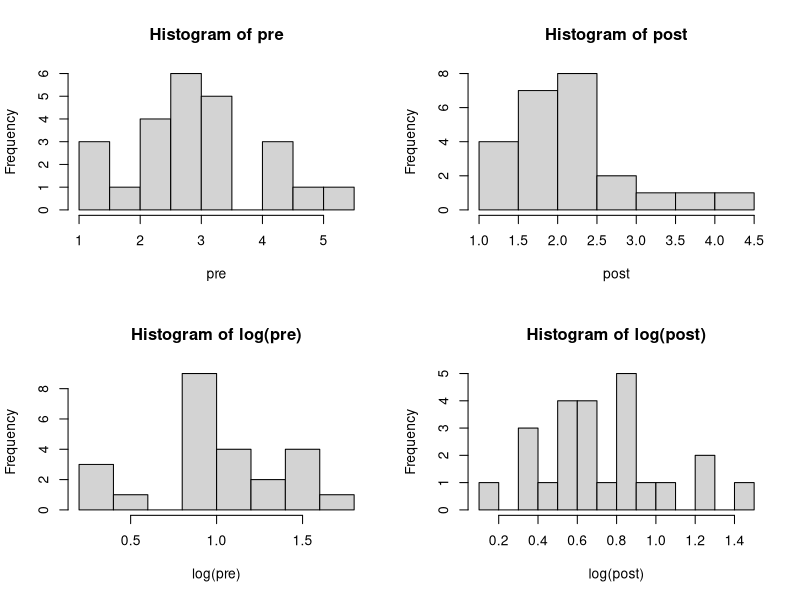

Recreate this plot in R.
## ---- chunk 1
knitr::opts_chunk$set(echo = TRUE)
## ---- chunk 2
#####################################################################
# plasma triglyceride levels in the population (mg/ml)
# borderline high = 2-4 vs. normal < 2
# testing before and after diet and exercise changes (expect a decrease)
pre = c(2.55,3.38,2.37,4.11,3.27,2.58,4.20,3.22,5.10,2.62,3.06,1.23,2.27,2.24,1.39,2.63,2.61,4.30,1.46,3.35,2.79,2.42,4.63,1.57)
post = c(1.59,3.51,1.44,2.32,1.75,1.67,1.90,1.37,2.72,1.80,2.40,2.01,2.41,1.38,1.18,4.31,2.09,2.32,2.63,2.25,1.71,2.01,1.95,3.46)
#####################################################################
## ---- chunk 3

# check distributions of original data with histograms (breaks = 10)
par(mfrow=c(2,2))
hist(pre,breaks=10)
hist(post,breaks=10)

# check distributions after log-transformation
hist(log(pre),breaks=10)
hist(log(post),breaks=10)

# Shapiro-Wilk tests
shapiro.test(pre)
shapiro.test(post)
## ---- chunk 4

## do t-tests using the original and transformed data
t.test(post,pre,paired=T)
t.test(log(post),log(pre),paired=T)
## ---- chunk 5

## compute the 95% CI for the two samples in their original units

#####################################################################
# post-treatment -- by hand!
mean_prime = mean(log(post))
sd_prime = sqrt( sum( (log(post) - mean_prime)^2 /(length(post)-1)) )
se_prime = sd_prime/sqrt(length(post))
tcrit = qt(0.975,df=length(post))
tcrit
ci_post = c(mean_prime - tcrit*se_prime, mean_prime + tcrit*se_prime)
ci_post
ci_post_orig = exp(ci_post)
ci_post_orig

# post-treatment from t-test
t_post = t.test(log(post),mu=mean(log(pre)))
t_post
ci95_post_log = t_post$conf.int[1:2]
ci95_post = exp(ci95_post_log)
ci95_post

#####################################################################
# pre-treatment from t-test
t_pre = t.test(log(pre),mu=mean(log(pre)))
t_pre
ci95_pre_log = t_pre$conf.int[1:2]
ci95_pre_log
ci95_pre = exp(ci95_pre_log)
ci95_pre
## ---- chunk 6
# sign test for the triglyceride data

# difference in the two samples
tri_diff = post - pre

neg_count = sum(tri_diff < 0)
neg_count
pos_count = sum(tri_diff > 0)
test_stat = ifelse(neg_count < pos_count, neg_count, pos_count)

# binomial probability of seeing neg_count or more
prob_obs = pbinom(test_stat, length(tri_diff), prob=0.5)

# total two-tailed probability
2*prob_obs
## ---- chunk 7
# compute paired log differences
log_tri_diff = log(post) - log(pre)
rank_diff = rank(abs(log_tri_diff))

# Calculate the Wilcoxon W statistic
w_stat = sum(sign(log_tri_diff) * rank_diff)
w_stat
## ---- chunk 8
# w stat
n = length(log_tri_diff)
sigma_w = n*(n+1)*(2*n+1) / 6
z_w = w_stat / sqrt(sigma_w)
2*pnorm(z_w)
## ---- chunk 9
# computing the V statistic
diff_neg = rank_diff[log_tri_diff < 0]
diff_neg
t_neg = sum(diff_neg)
t_neg
diff_pos = rank_diff[log_tri_diff > 0]
diff_pos
t_pos = sum(diff_pos)
t_pos

v_stat = min(t_neg,t_pos)
v_stat



# v stat
mean_v = n*(n+1)/4
sigma_v = n*(n+1)*(2*n+1) / 24
z_v = (v_stat - mean_v) / sqrt(sigma_v)
2*pnorm(z_v)
## ---- chunk 10
# test raw data
wilcox.test(post, pre, paired=T)

# test log data
wilcox.test(log(post), log(pre), paired=T)
## ---- chunk 11

n = length(pre)  # n is the same for both sets
r_min = n*(n+1)/2 # minimum rank

Data = c(log(pre),log(post))
DataRank = rank(abs(Data))
DataRank

DataRankSums = tapply(DataRank,rep(c("pre","post"),each=n),sum)
DataRankSums

t_pre  = DataRankSums["pre"]
t_post  = DataRankSums["post"]

w_pre = t_pre - r_min
w_pre
w_post = t_post - r_min
w_post

mu_w = n^2 / 2
mu_w

sigma_w = (n^2/12) * (2*n + 1)
sd_w = sqrt(sigma_w)

## ---- chunk 12
z_w = (w_post - mu_w)/sd_w
z_w

# these are equivalent
2*pnorm(z_w)
2*pnorm(w_post, mean=mu_w, sd=sd_w)
## ---- chunk 13
# raw data
wilcox.test(post,pre, paired=FALSE)

# log-transformed data
wilcox.test(log(post),log(pre), paired=FALSE)
